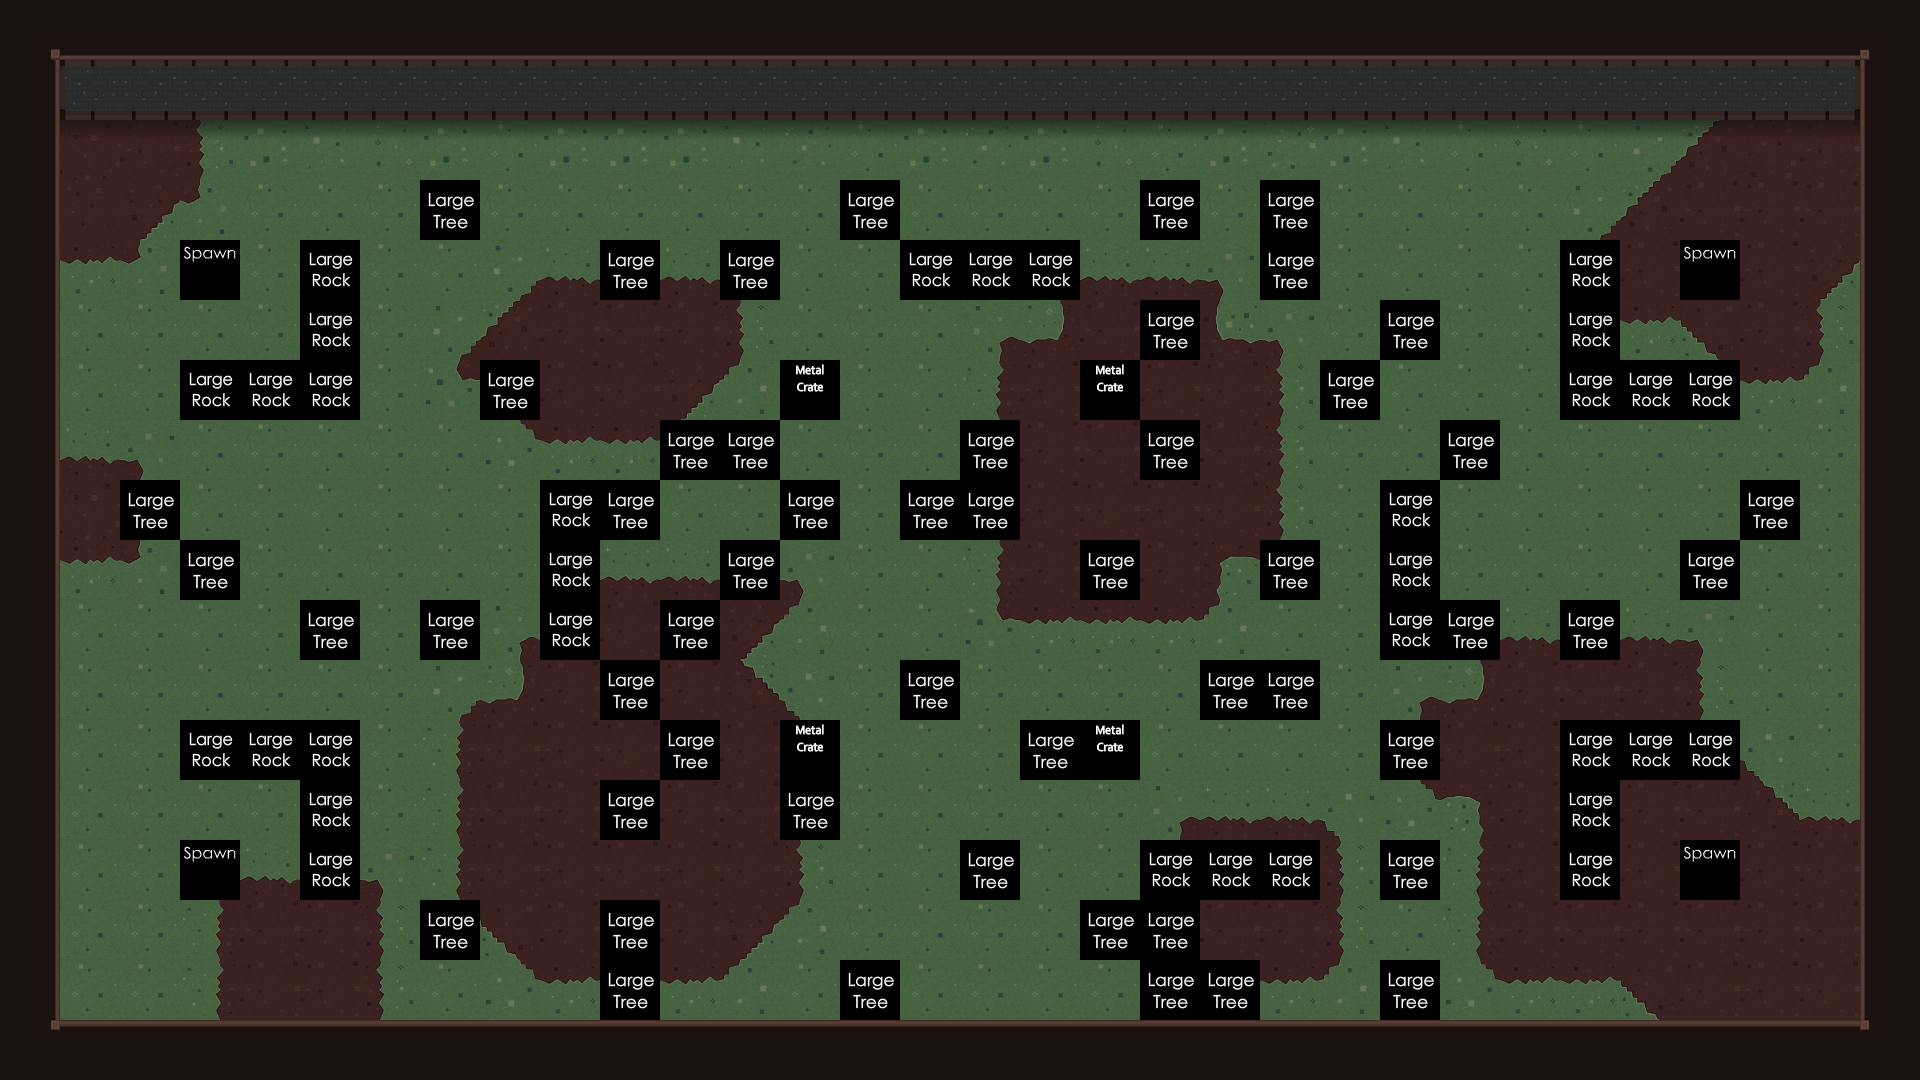

Below is a game level as drawn by its tile map, then a one-line description and the .tmx file that defines it, in full:
An orthogonal 32x18 tile map with 60x60 px tiles, 3 tile layers (Water, Main, Meta).

<map version="1.0" orientation="orthogonal" width="32" height="18" tilewidth="60" tileheight="60">
 <tileset firstgid="1" name="ground" tilewidth="60" tileheight="60" spacing="2" margin="2">
  <image source="../img/map/TilemapOuya.png" width="1024" height="1024" />
 </tileset>
 <layer name="Water" width="32" height="18">
  <data encoding="csv">
0,0,0,0,0,0,0,0,0,0,0,0,0,0,0,0,0,0,0,0,0,0,0,0,0,0,0,0,0,0,0,0,
0,0,0,0,0,0,0,0,0,0,0,0,0,0,0,0,0,0,0,0,0,0,0,0,0,0,0,0,0,0,0,0,
0,0,0,0,0,0,0,0,0,0,0,0,0,0,0,0,0,0,0,0,0,0,0,0,0,0,0,0,0,0,0,0,
0,0,0,0,0,0,0,0,0,0,0,0,0,0,0,0,0,0,0,0,0,0,0,0,0,0,0,0,0,0,0,0,
0,0,0,0,0,0,0,0,0,0,0,0,0,0,0,0,0,0,0,0,0,0,0,0,0,0,0,0,0,0,0,0,
0,0,0,0,0,0,0,0,0,0,0,0,0,0,0,0,0,0,0,0,0,0,0,0,0,0,0,0,0,0,0,0,
0,0,0,0,0,0,0,0,0,0,0,0,0,0,0,0,0,0,0,0,0,0,0,0,0,0,0,0,0,0,0,0,
0,0,0,0,0,0,0,0,0,0,0,0,0,0,0,0,0,0,0,0,0,0,0,0,0,0,0,0,0,0,0,0,
0,0,0,0,0,0,0,0,0,0,0,0,0,0,0,0,0,0,0,0,0,0,0,0,0,0,0,0,0,0,0,0,
0,0,0,0,0,0,0,0,0,0,0,0,0,0,0,0,0,0,0,0,0,0,0,0,0,0,0,0,0,0,0,0,
0,0,0,0,0,0,0,0,0,0,0,0,0,0,0,0,0,0,0,0,0,0,0,0,0,0,0,0,0,0,0,0,
0,0,0,0,0,0,0,0,0,0,0,0,0,0,0,0,0,0,0,0,0,0,0,0,0,0,0,0,0,0,0,0,
0,0,0,0,0,0,0,0,0,0,0,0,0,0,0,0,0,0,0,0,0,0,0,0,0,0,0,0,0,0,0,0,
0,0,0,0,0,0,0,0,0,0,0,0,0,0,0,0,0,0,0,0,0,0,0,0,0,0,0,0,0,0,0,0,
0,0,0,0,0,0,0,0,0,0,0,0,0,0,0,0,0,0,0,0,0,0,0,0,0,0,0,0,0,0,0,0,
0,0,0,0,0,0,0,0,0,0,0,0,0,0,0,0,0,0,0,0,0,0,0,0,0,0,0,0,0,0,0,0,
0,0,0,0,0,0,0,0,0,0,0,0,0,0,0,0,0,0,0,0,0,0,0,0,0,0,0,0,0,0,0,0,
0,0,0,0,0,0,0,0,0,0,0,0,0,0,0,0,0,0,0,0,0,0,0,0,0,0,0,0,0,0,0,0
</data>
 </layer>
 <layer name="Main" width="32" height="18">
  <data encoding="csv">
129,147,147,147,147,147,147,147,147,147,147,147,147,147,147,147,147,147,147,147,147,147,147,147,147,147,147,147,147,147,147,140,
145,3,4,4,4,4,4,4,4,4,4,4,4,4,4,4,4,4,4,4,4,4,4,4,4,4,4,4,4,4,5,144,
145,168,171,197,172,177,176,172,174,172,172,172,177,175,174,172,175,172,176,174,172,173,172,177,174,176,174,191,181,170,171,144,
145,10,16,28,22,22,22,22,22,22,22,22,22,22,22,22,22,22,22,22,22,22,22,22,22,22,31,15,9,9,9,144,
145,27,28,22,22,22,22,22,31,37,37,37,32,22,22,22,22,31,37,37,34,22,22,22,22,22,35,9,9,9,16,144,
145,22,22,22,22,22,22,31,15,9,9,9,36,22,22,22,33,18,9,9,19,34,22,22,22,22,29,27,17,9,36,144,
145,22,22,22,22,22,22,26,12,9,9,16,30,22,22,22,35,9,9,9,9,36,22,22,22,22,22,22,29,27,30,144,
145,37,34,22,22,22,22,22,29,27,27,30,22,22,22,22,35,9,9,9,9,36,22,22,22,22,22,22,22,22,22,144,
145,6,36,22,22,22,22,22,22,22,22,22,22,22,22,22,35,9,9,9,9,36,22,22,22,22,22,22,22,22,22,144,
145,27,28,22,22,22,22,22,22,33,37,37,37,34,22,22,35,9,9,9,13,28,22,22,22,22,22,22,22,22,22,144,
145,22,22,22,22,22,22,22,33,18,9,9,16,30,22,22,26,27,27,27,30,22,22,22,33,37,37,37,34,22,22,144,
145,22,22,22,22,22,22,31,18,9,9,9,14,32,22,22,22,22,22,22,22,22,22,33,18,9,9,9,36,22,22,144,
145,22,22,22,22,22,22,35,9,9,9,9,9,36,22,22,22,22,22,22,22,22,22,35,9,9,9,9,14,32,22,144,
145,22,22,22,22,22,22,35,9,9,9,9,9,36,22,22,22,22,22,33,37,37,32,29,12,9,9,9,9,14,37,144,
145,22,22,31,37,37,34,35,9,9,9,9,9,36,22,22,22,22,22,35,9,9,36,22,35,9,9,9,9,9,9,144,
145,22,22,35,9,9,36,26,17,9,9,9,16,30,22,22,22,22,22,35,9,9,36,22,35,9,9,9,9,9,9,144,
145,22,22,35,9,9,36,22,29,27,27,27,30,22,22,22,22,22,22,29,27,27,30,22,29,27,27,17,9,9,9,144,
143,150,150,150,150,150,150,150,150,150,150,150,150,150,150,150,150,150,150,150,150,150,150,150,150,150,150,150,150,150,150,142
</data>
 </layer>
 <layer name="Meta" width="32" height="18">
  <data encoding="csv">
0,0,0,0,0,0,0,0,0,0,0,0,0,0,0,0,0,0,0,0,0,0,0,0,0,0,0,0,0,0,0,0,
0,0,0,0,0,0,0,0,0,0,0,0,0,0,0,0,0,0,0,0,0,0,0,0,0,0,0,0,0,0,0,0,
0,0,0,0,0,0,0,0,0,0,0,0,0,0,0,0,0,0,0,0,0,0,0,0,0,0,0,0,0,0,0,0,
0,0,0,0,0,0,0,154,0,0,0,0,0,0,154,0,0,0,0,154,0,154,0,0,0,0,0,0,0,0,0,0,
0,0,0,157,0,153,0,0,0,0,154,0,154,0,0,153,153,153,0,0,0,154,0,0,0,0,153,0,157,0,0,0,
0,0,0,0,0,153,0,0,0,0,0,0,0,0,0,0,0,0,0,154,0,0,0,154,0,0,153,0,0,0,0,0,
0,0,0,153,153,153,0,0,154,0,0,0,0,161,0,0,0,0,161,0,0,0,154,0,0,0,153,153,153,0,0,0,
0,0,0,0,0,0,0,0,0,0,0,154,154,0,0,0,154,0,0,154,0,0,0,0,154,0,0,0,0,0,0,0,
0,0,154,0,0,0,0,0,0,153,154,0,0,154,0,154,154,0,0,0,0,0,0,153,0,0,0,0,0,154,0,0,
0,0,0,154,0,0,0,0,0,153,0,0,154,0,0,0,0,0,154,0,0,154,0,153,0,0,0,0,154,0,0,0,
0,0,0,0,0,154,0,154,0,153,0,154,0,0,0,0,0,0,0,0,0,0,0,153,154,0,154,0,0,0,0,0,
0,0,0,0,0,0,0,0,0,0,154,0,0,0,0,154,0,0,0,0,154,154,0,0,0,0,0,0,0,0,0,0,
0,0,0,153,153,153,0,0,0,0,0,154,0,161,0,0,0,154,161,0,0,0,0,154,0,0,153,153,153,0,0,0,
0,0,0,0,0,153,0,0,0,0,154,0,0,154,0,0,0,0,0,0,0,0,0,0,0,0,153,0,0,0,0,0,
0,0,0,157,0,153,0,0,0,0,0,0,0,0,0,0,154,0,0,153,153,153,0,154,0,0,153,0,157,0,0,0,
0,0,0,0,0,0,0,154,0,0,154,0,0,0,0,0,0,0,154,154,0,0,0,0,0,0,0,0,0,0,0,0,
0,0,0,0,0,0,0,0,0,0,154,0,0,0,154,0,0,0,0,154,154,0,0,154,0,0,0,0,0,0,0,0,
0,0,0,0,0,0,0,0,0,0,0,0,0,0,0,0,0,0,0,0,0,0,0,0,0,0,0,0,0,0,0,0
</data>
 </layer>
</map>
